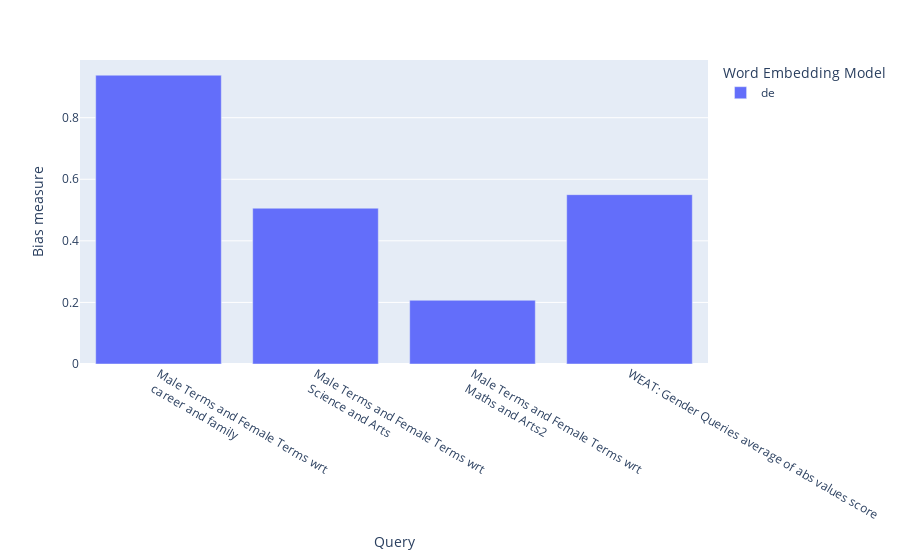

Notebook cell for this chart:
### Markdown cell above
### Run the queries using WEAT effect size

*The closer the value is to 0 the less biased.*

The last column of the dataframe represents the average of the absolute values of each query.

For further information, check the formulation of the metric in [WEAT in the WEFE API](https://wefe.readthedocs.io/en/latest/generated/wefe.WEAT.html#wefe.WEAT).

### Code cell
WEAT_EZ_gender_results = run_queries(
    WEAT,
    gender_queries,
    models,
    lost_vocabulary_threshold=0.3,
    metric_params={"preprocessors": [{"lowercase": True}], "return_effect_size": True,},
    aggregate_results=True,
    queries_set_name="Gender Queries",
).round(3)

display(WEAT_EZ_gender_results)
plot_queries_results(WEAT_EZ_gender_results).show()

### Figure 1 — Plotly figure (JSON) as saved in the notebook; plotly's stock layout.template omitted (floating-point values rounded to 4 significant figures)
{"data": [{"alignmentgroup": "True", "hovertemplate": "Word Embedding Model=de<br>query_name=%{x}<br>value=%{y}<extra></extra>", "legendgroup": "de", "marker": {"color": "#636efa", "pattern": {"shape": ""}}, "name": "de", "offsetgroup": "de", "orientation": "v", "showlegend": true, "textposition": "auto", "type": "bar", "x": ["Male Terms and Female Terms wrt<br> career and family", "Male Terms and Female Terms wrt<br> Science and Arts", "Male Terms and Female Terms wrt<br> Maths and Arts2", "WEAT: Gender Queries average of abs values score"], "xaxis": "x", "y": [0.938, 0.506, 0.207, 0.55], "yaxis": "y"}], "layout": {"barmode": "group", "legend": {"title": {"text": "Word Embedding Model"}, "tracegroupgap": 0}, "margin": {"t": 60}, "xaxis": {"anchor": "y", "domain": [0, 1], "title": {"text": "Query"}}, "yaxis": {"anchor": "x", "domain": [0, 1], "title": {"text": "Bias measure"}}}}
